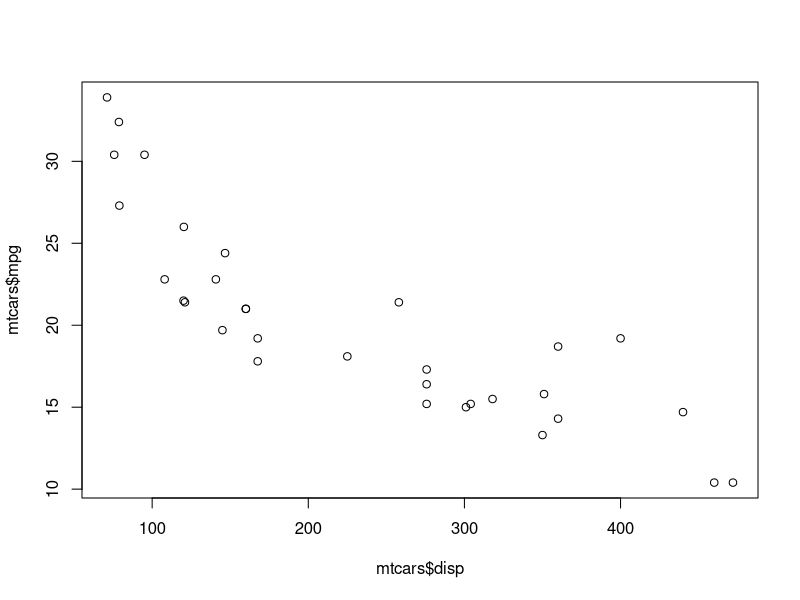
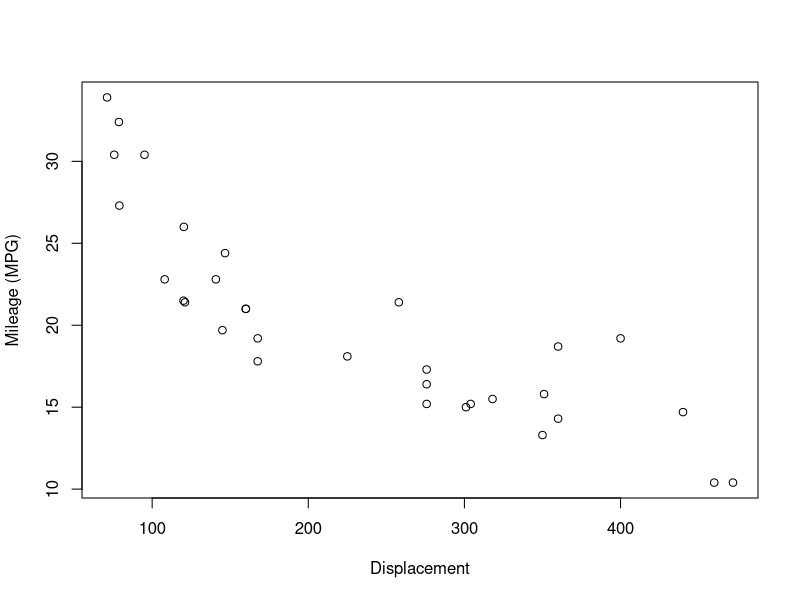
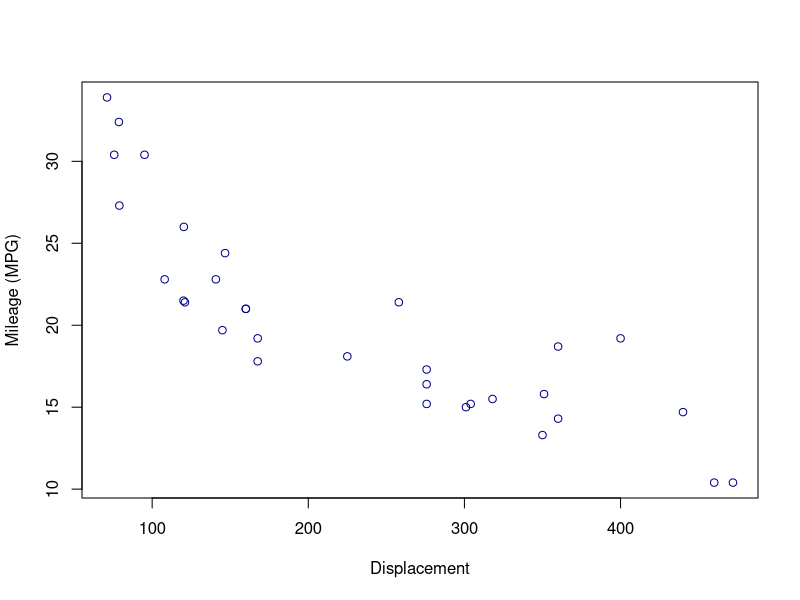
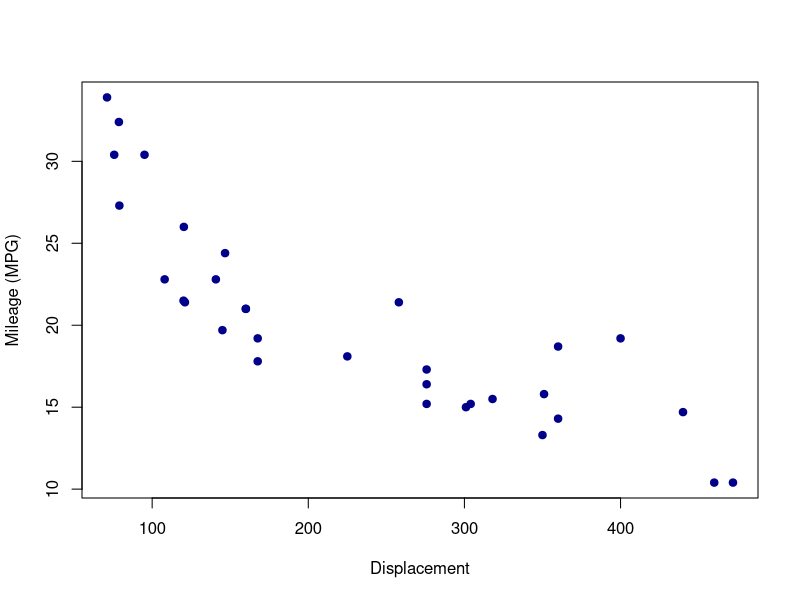
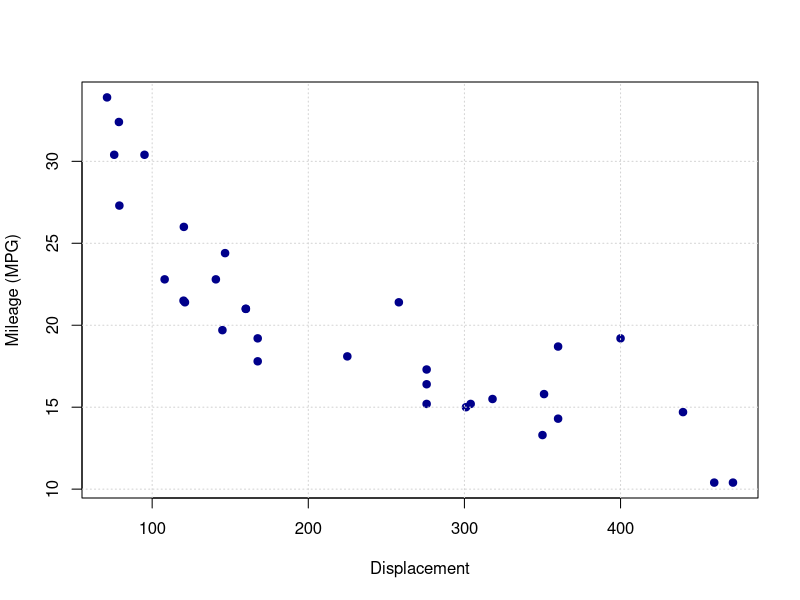
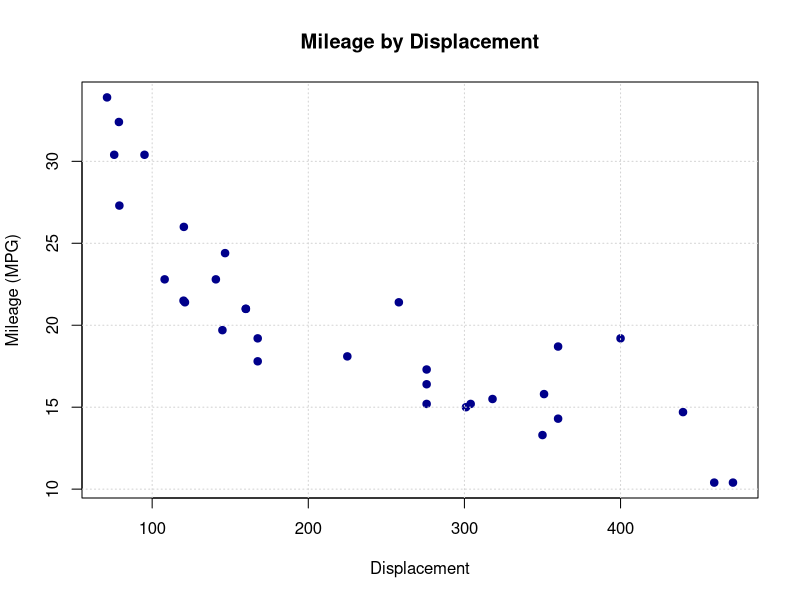
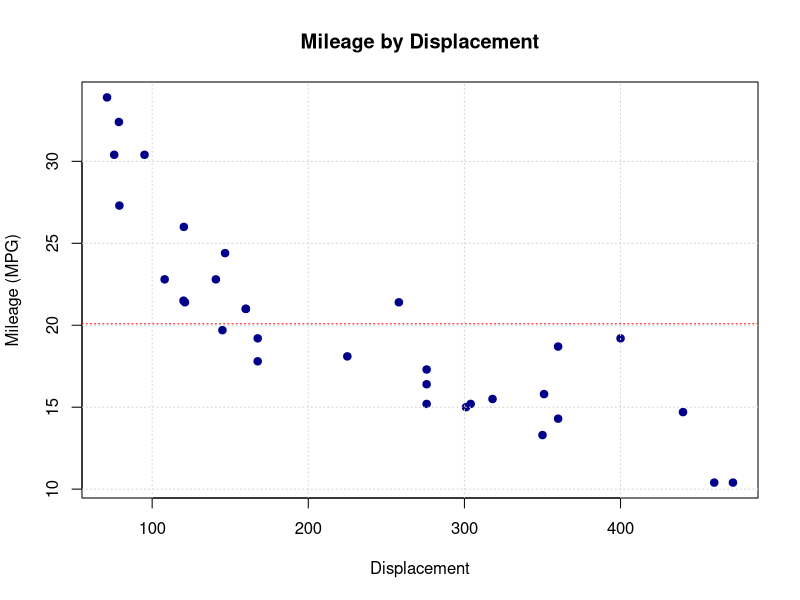
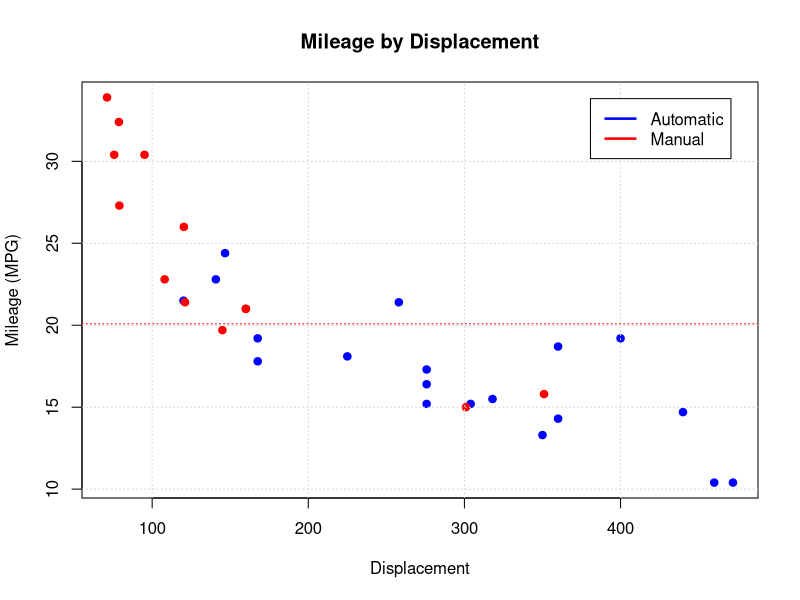

R code for these plots, in order:
# using mtcars, create a scatterplot showing each car’s mpg 
# as a function of engine displacement
plot(
  mtcars$disp, 
  mtcars$mpg
)

# change the x,y axis labels to “displacement” and “mileage (mpg)”. 
plot(
  mtcars$disp, 
  mtcars$mpg, 
  xlab="Displacement", 
  ylab="Mileage (MPG)"
)

# make the dots dark blue.
plot(
  mtcars$disp,
  mtcars$mpg, 
  xlab="Displacement", 
  ylab="Mileage (MPG)", 
  col="dark blue"
)

# make the dots solid.
plot(
  mtcars$disp, 
  mtcars$mpg, 
  xlab="Displacement", 
  ylab="Mileage (MPG)", 
  col="dark blue", 
  pch=19
)

# add a grid.
plot(
  mtcars$disp, 
  mtcars$mpg, 
  xlab="Displacement", 
  ylab="Mileage (MPG)", 
  col="dark blue", 
  pch=19
)
grid(col="lightgray")

# add a title.
plot(
  mtcars$disp, 
  mtcars$mpg, 
  xlab="Displacement",
  ylab="Mileage (MPG)", 
  col="dark blue", 
  pch=19, 
  main="Mileage by Displacement")
grid(col="lightgray")

# add a dotted red horizontal line showing the average miles per gallon.
plot(
  mtcars$disp, 
  mtcars$mpg, 
  xlab="Displacement", 
  ylab="Mileage (MPG)", 
  col="dark blue", 
  pch=19, 
  main="Mileage by Displacement"
)
grid(col="lightgray")
abline(h=mean(mtcars$mpg), col="red", lty=3)

# color the dots according to manual or automatic transmission (column ‘am’, where am == 0 mean automatic transmission).  
plot(
  mtcars$disp, 
  mtcars$mpg, 
  xlab="Displacement", 
  ylab="Mileage (MPG)", 
  col=ifelse(mtcars$am == 0,"blue","red"), 
  pch=19, 
  main="Mileage by Displacement"
)
grid(col="lightgray")
abline(h=mean(mtcars$mpg), col="red", lty=3)

# add a legend 
legend(
  "topright", 
  c("Automatic","Manual"), 
  inset=0.04, 
  lty=c(1,1), 
  lwd=c(2.5,2.5), 
  col=c("blue","red")
)

# compute the number of cars for each possible value of number of cylinders
tbl = table(mtcars$cyl)

# produce a simple barplot, with one bar for each possible number of cylinders 
barplot(tbl)

# improve your barplot by adding title, x/y axis labels, and color.
barplot(
  tbl, 
  main="Cars With Cylinders", 
  xlab="Number of Cylinders", 
  ylab="Number of Cars", 
  col="blue"
)

# Create a simple box plot showing mileage as a function of number of cylinders.  Use function ‘boxplot’.
boxplot(mpg ~ cyl, range=0, data=mtcars)

# Improve your boxplot by adding color, title, and x/y axis labels.
boxplot(
  mpg ~ cyl, 
  range=0, 
  data=mtcars, 
  col="blue", 
  main="MPG as effected by Cylinders", 
  xlab="Cylinders", 
  ylab="MPG"
)

# switching to the Old Faithful data (built-in data set ‘faithful’),
# plot a histogram of eruption length (column ‘eruptions’).
hist(x=faithful$eruptions)

# try using 15 breaks
hist(
  x=faithful$eruptions, 
  breaks=15
)

# try a different color.
hist(
  x=faithful$eruptions, 
  breaks=15,
  col="red"
)

# change the title an x axis label,
# and try to save the plot using RStudio
hist(
  x=faithful$eruptions, 
  breaks=15,
  col="red",
  xlab="Eruptions",
  main="Frequency of Eruptions"
)
